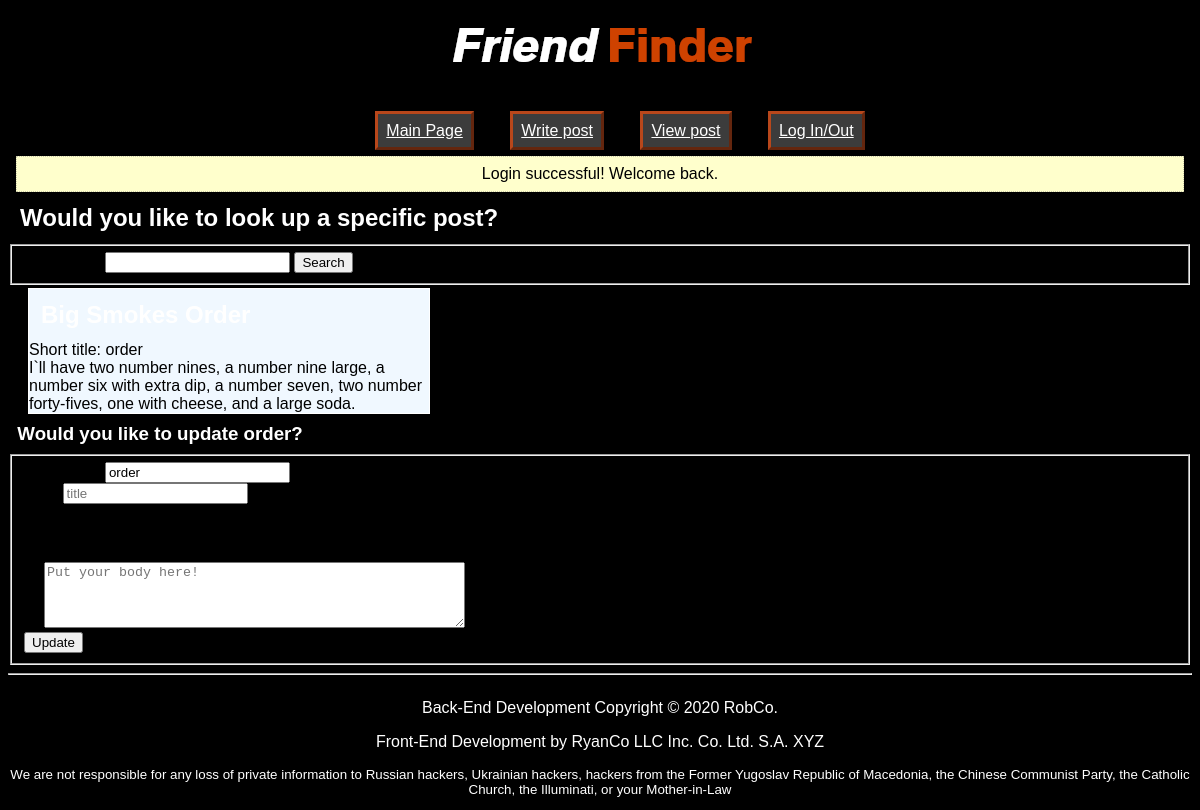
The page /viewarticle.php?short_title=order (signed in) on the database its author committed.
### tables this page shows
CREATE TABLE `posts` (
  `short_title` tinytext NOT NULL,
  `title` text NOT NULL,
  `body` longtext NOT NULL,
  `UID` int(11) NOT NULL,
  `likes` int(11) NOT NULL DEFAULT 0
);

### db.php (called while the page is built, shortened)
<?php
function get_post($stitle) {
  $db = mysqli_connect("localhost", "root", "", "friendfinder");
  return $db->query("SELECT * FROM posts WHERE short_title = '{$stitle}'");
}
?>

### viewarticle.php (the view, shortened to what this page needs)
<?php
include("db.php");
include("top.php"); ?>
<h2>Would you like to look up a specific post?</h2>
<form id="view_post" action="viewpost.php" method="get">
    <fieldset>
        <label>Short Title: </label>
        <input type="text" id="short_title" name="short_title">
        <button id="submit" class="button">Search</button>
    </fieldset>
</form>
  <?php
  $stitle = $_GET['short_title'];
  foreach (get_post($stitle) as $row) { ?>
  <div class="indent">
    <h2><?= $row["title"] ?><br></h2>
    Short title: <?= $row["short_title"] ?><br>
    <?= $row["body"] ?><br>
  </div>
  <?php } ?>
  <h3>Would you like to update <?php echo($stitle) ?>?</h3>
  <form id="update_title" action="updatepost.php" method="post">
    <fieldset>
      <label>Short Title: </label>
      <input type="text" id="stitle" name="short title" value="<?php echo($stitle) ?>" readonly>
      <br>
      <label>Title: </label>
      <input type="text" id="title" name="title" placeholder="title">
      <br>
      <label>Body:</label><br>
      <textarea id="body" name="body" placeholder="Put your body here!" rows="4" cols="50"></textarea>
      <br>
      <button id="submit" class="button">Update</button>
    </fieldset>
  </form>
<?php include("bottom.php"); ?>

### format.css (style rules this page uses)
h1, h2, h3, h4 { margin: 0.5em; color: white; }
html { background-color: black; font-family: "Applied Sans Pro Bold", sans-serif; }
#body { color: black; margin-top: 40px; margin-left: 20px; clear: both; }
.indent { margin-left: 20px; width: 400px; word-wrap: break-word; border: solid white 1px; margin: 3px; background-color: aliceblue; }

### viewarticle.php (style rules this page uses)
.indent { margin-left: 20px; width: 400px; word-wrap: break-word; background-color: aliceblue; }

### rows shown on the page
posts: short_title "order", body "I`ll have two number nines, a number nine large, a number six with extra dip, a number seven, two number forty-fives, one with cheese, and a large soda."

### other values the page prints
$_SESSION["flash"] "Login successful! Welcome back."
$stitle "order"
